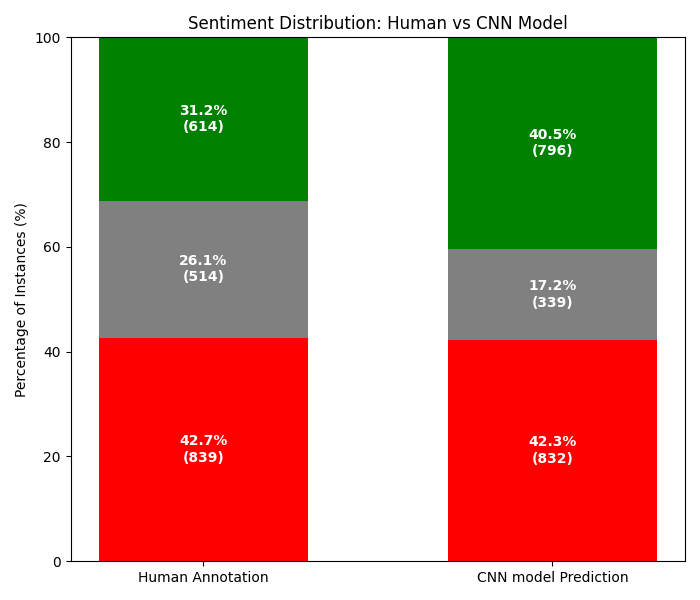

Reproduce this figure in Python.
# KERAS WORD TOKENIZER + CNN

import numpy as np, pandas as pd, torch, torch.nn as nn
from torch.utils.data import Dataset, DataLoader
from sklearn.preprocessing import LabelEncoder
from sklearn.model_selection import train_test_split
from sklearn.metrics import f1_score
import matplotlib.pyplot as plt
from tensorflow.keras.preprocessing.text import Tokenizer
from tensorflow.keras.preprocessing.sequence import pad_sequences
import random
import numpy as np
import pandas as pd
import matplotlib.pyplot as plt

# -------------------------
# Load Data
# -------------------------
df = pd.read_excel(
    "original data\TweeterManglishDS - filtered.xlsx"
)[['comment/tweet','majority_sent']].dropna()

df.columns = ['text','label']

le = LabelEncoder()
df['y'] = le.fit_transform(df['label'])
X = df['text']
y = df['y']

num_classes = len(le.classes_)

SEED = 42
random.seed(SEED)
np.random.seed(SEED)
torch.manual_seed(SEED)

X_train, X_test, y_train, y_test = train_test_split(
    X, y,
    test_size=0.2,
    stratify=y,
    random_state=SEED
)

# -------------------------
# Keras Tokenizer
# -------------------------
tk = Tokenizer(num_words=20000, oov_token="<OOV>")
tk.fit_on_texts(X_train)

X_train = pad_sequences(tk.texts_to_sequences(X_train), maxlen=100)
X_test  = pad_sequences(tk.texts_to_sequences(X_test),  maxlen=100)

# -------------------------
# Dataset
# -------------------------
class DS(Dataset):
    def __init__(self, X, y):
        self.X = torch.tensor(X, dtype=torch.long)
        self.y = torch.tensor(y.values, dtype=torch.long)  # ✅ FIX

    def __len__(self):
        return len(self.y)

    def __getitem__(self, i):
        return self.X[i], self.y[i]

train_loader = DataLoader(DS(X_train, y_train), batch_size=32, shuffle=True)
test_loader  = DataLoader(DS(X_test, y_test), batch_size=32)

# -------------------------
# CNN Model
# -------------------------
class TextCNN(nn.Module):
    def __init__(self):
        super().__init__()
        self.emb = nn.Embedding(20000, 128)
        self.conv = nn.Conv1d(128, 128, 5)
        self.pool = nn.AdaptiveMaxPool1d(1)
        self.fc = nn.Linear(128, num_classes)

    def forward(self, x):
        x = self.emb(x).transpose(1,2)
        x = torch.relu(self.conv(x))
        x = self.pool(x).squeeze(-1)
        return self.fc(x)

model = TextCNN()
opt = torch.optim.Adam(model.parameters(), lr=1e-3)
loss_fn = nn.CrossEntropyLoss()

# -------------------------
# Train
# -------------------------
for _ in range(5):  # 5 epochs
    for x,y in train_loader:
        opt.zero_grad()
        loss = loss_fn(model(x), y)
        loss.backward()
        opt.step()


from sklearn.metrics import (
    f1_score,
    accuracy_score,
    precision_recall_fscore_support
)


# -------------------------
# Evaluate
# -------------------------
preds, trues = [], []
with torch.no_grad():
    for x, y in test_loader:
        logits = model(x)
        preds.extend(logits.argmax(1).numpy())
        trues.extend(y.numpy())

# Accuracy
accuracy = accuracy_score(trues, preds)

# Precision, Recall, F1 (macro, micro, weighted)
precision_macro, recall_macro, f1_macro, _ = precision_recall_fscore_support(
    trues, preds, average="macro", zero_division=0
)

precision_micro, recall_micro, f1_micro, _ = precision_recall_fscore_support(
    trues, preds, average="micro", zero_division=0
)

precision_weighted, recall_weighted, f1_weighted, _ = precision_recall_fscore_support(
    trues, preds, average="weighted", zero_division=0
)

print(f"Accuracy        : {accuracy:.4f}")
print(f"Precision (Macro): {precision_macro:.4f}")
print(f"Recall (Macro)   : {recall_macro:.4f}")
print(f"F1 (Macro)       : {f1_macro:.4f}")
print(f"F1 (Micro)       : {f1_micro:.4f}")
print(f"F1 (Weighted)    : {f1_weighted:.4f}")

# ===============================================================
# PREPARE SENTIMENT DISTRIBUTIONS
# ===============================================================

# --- Human annotation (test set only) ---
y_true = y_test.values
human_counts = np.bincount(y_true, minlength=num_classes)

# --- Model prediction ---
model_counts = np.bincount(preds, minlength=num_classes)

# Convert to percentages
human_pct = human_counts / human_counts.sum() * 100
model_pct = model_counts / model_counts.sum() * 100

sentiments = le.classes_  # e.g. ['negative','positive','neutral']

# ===============================================================
# STACKED BAR CHART (STYLE MATCHES REFERENCE)
# ===============================================================

fig, ax = plt.subplots(figsize=(7, 6))

x = np.arange(2)  # Human vs Model
bar_width = 0.6

colors = {
    "positive": "green",
    "negative": "red",
    "neutral": "gray"
}

bottom_human = 0
bottom_model = 0

for i, sent in enumerate(sentiments):
    # Human
    ax.bar(
        x[0],
        human_pct[i],
        bottom=bottom_human,
        color=colors[sent],
        width=bar_width
    )
    ax.text(
        x[0],
        bottom_human + human_pct[i] / 2,
        f"{human_pct[i]:.1f}%\n({human_counts[i]})",
        ha="center",
        va="center",
        color="white",
        fontsize=10,
        fontweight="bold"
    )

    # Model
    ax.bar(
        x[1],
        model_pct[i],
        bottom=bottom_model,
        color=colors[sent],
        width=bar_width
    )
    ax.text(
        x[1],
        bottom_model + model_pct[i] / 2,
        f"{model_pct[i]:.1f}%\n({model_counts[i]})",
        ha="center",
        va="center",
        color="white",
        fontsize=10,
        fontweight="bold"
    )

    bottom_human += human_pct[i]
    bottom_model += model_pct[i]

human_pct = human_counts / human_counts.sum() * 100
model_pct = model_counts / model_counts.sum() * 100
sentiments = le.classes_

# -------------------------
# Sentiment Distribution Table
# -------------------------
dist_df = pd.DataFrame({
    "Sentiment": sentiments,
    "Human_Count": human_counts,
    "Human_Percentage": human_pct,
    "Model_Count": model_counts,
    "Model_Percentage": model_pct
})


# ===============================================================
# AXIS & LABELS
# ===============================================================

ax.set_xticks(x)
ax.set_xticklabels(["Human Annotation", "CNN model Prediction"])
ax.set_ylabel("Percentage of Instances (%)")
ax.set_ylim(0, 100)

ax.set_title("Sentiment Distribution: Human vs CNN Model")

plt.tight_layout()
plt.show()

# -------------------------
# Save Results
# -------------------------
metrics_df = pd.DataFrame({
    "Model": ["Keras Word Tokenizer + CNN"],
    "Accuracy": [accuracy],
    "Precision-Macro": [precision_macro],
    "Recall-Macro": [recall_macro],
    "F1-Macro": [f1_macro],
    "F1-Micro": [f1_micro],
    "F1-Weighted": [f1_weighted]
})

with pd.ExcelWriter("Phase 3/Sentiment distribution/Keras Word Token/keras_word_cnn.xlsx", engine="xlsxwriter") as writer:
    metrics_df.to_excel(writer, sheet_name="Metrics", index=False)
    dist_df.to_excel(writer, sheet_name="Sentiment_Distribution", index=False)
